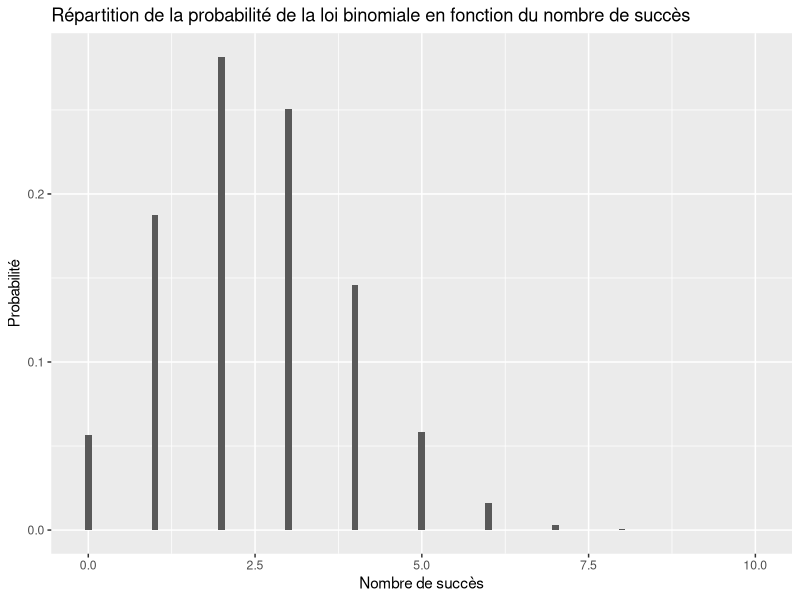
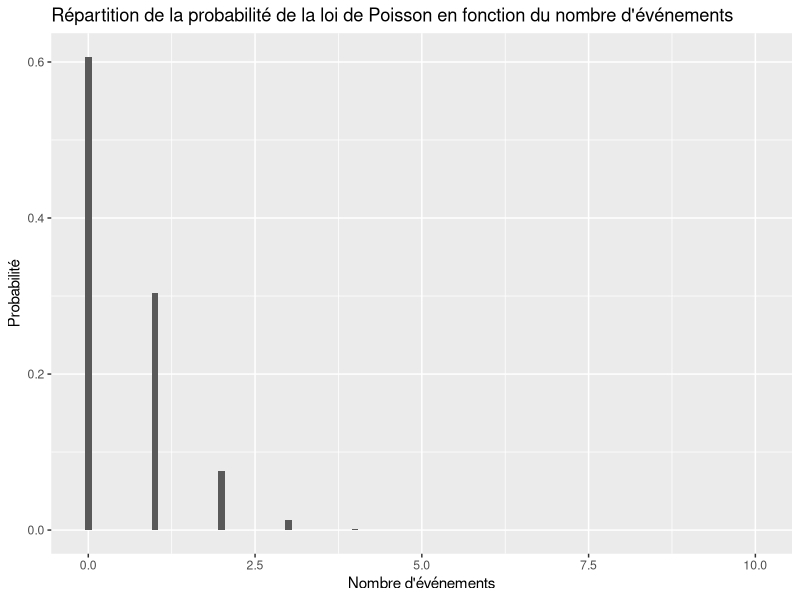
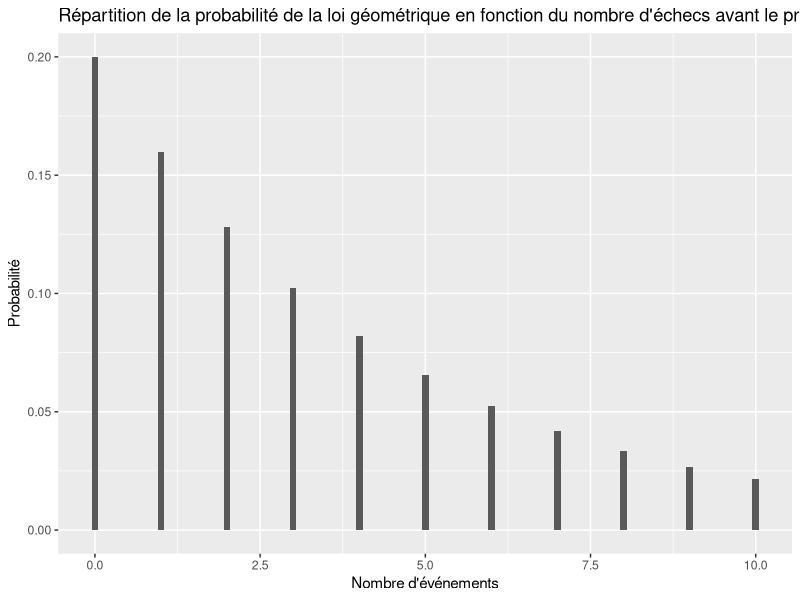
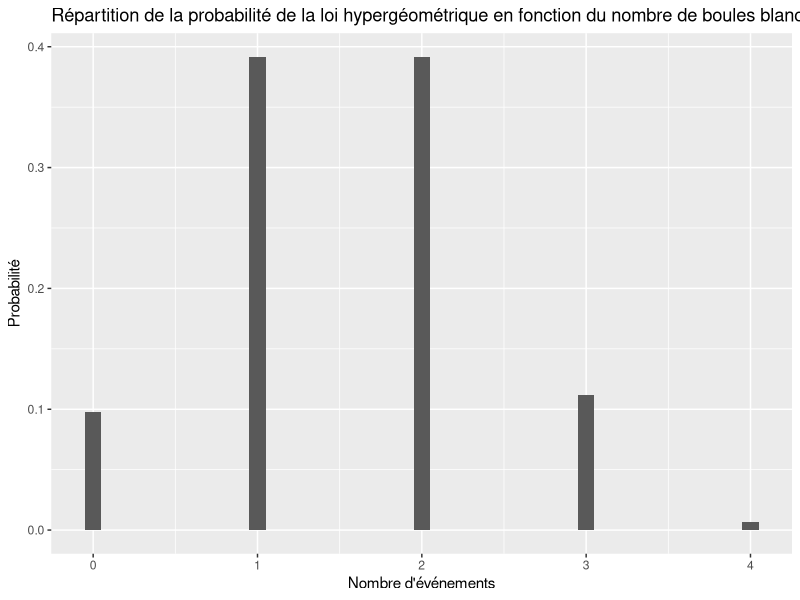

Recreate these plots in R, in order.
## ---- chunk 1
library(stats)
library(ggplot2)
## ---- chunk 2
dbinom(3,4,1/6)
## ---- chunk 3
fbinom <- data.frame(x = 0:10, y = dbinom(0:10, 10, 1/4))
ggplot(fbinom, aes(x = x, y = y)) +
  geom_bar(width = 0.1, stat = "identity") +
  labs(
    x = "Nombre de succès",
    y = "Probabilité",
    title = "Répartition de la probabilité de la loi binomiale en fonction du nombre de succès"
  )
## ---- chunk 4
dpois(2, 1/2)
## ---- chunk 5
fpois <- data.frame(x = 0:10, y = dpois(0:10, 1/2))
ggplot(fpois, aes(x = x, y = y)) +
  geom_bar(width = 0.1, stat = "identity") +
  labs(
    x = "Nombre d'événements",
    y = "Probabilité",
    title = "Répartition de la probabilité de la loi de Poisson en fonction du nombre d'événements"
  )
## ---- chunk 6
dgeom(6, 1/5)
## ---- chunk 7
fgeom <- data.frame(x = 0:10, y = dgeom(0:10, 1/5))
ggplot(fgeom, aes(x = x, y = y)) +
  geom_bar(width = 0.1, stat = "identity") +
  labs(
    x = "Nombre d'événements",
    y = "Probabilité",
    title = "Répartition de la probabilité de la loi géométrique en fonction du nombre d'échecs avant le premier succès"
  )
## ---- chunk 8
dhyper(2, 5, 8, 4)
## ---- chunk 9
fhyper <- data.frame(x = 0:4, y = dhyper(0:4, 5, 8, 4))
ggplot(fhyper, aes(x = x, y = y)) +
  geom_bar(width = 0.1, stat = "identity") +
  labs(
    x = "Nombre d'événements",
    y = "Probabilité",
    title = "Répartition de la probabilité de la loi hypergéométrique en fonction du nombre de boules blanches dans l'échantillon"
  )
